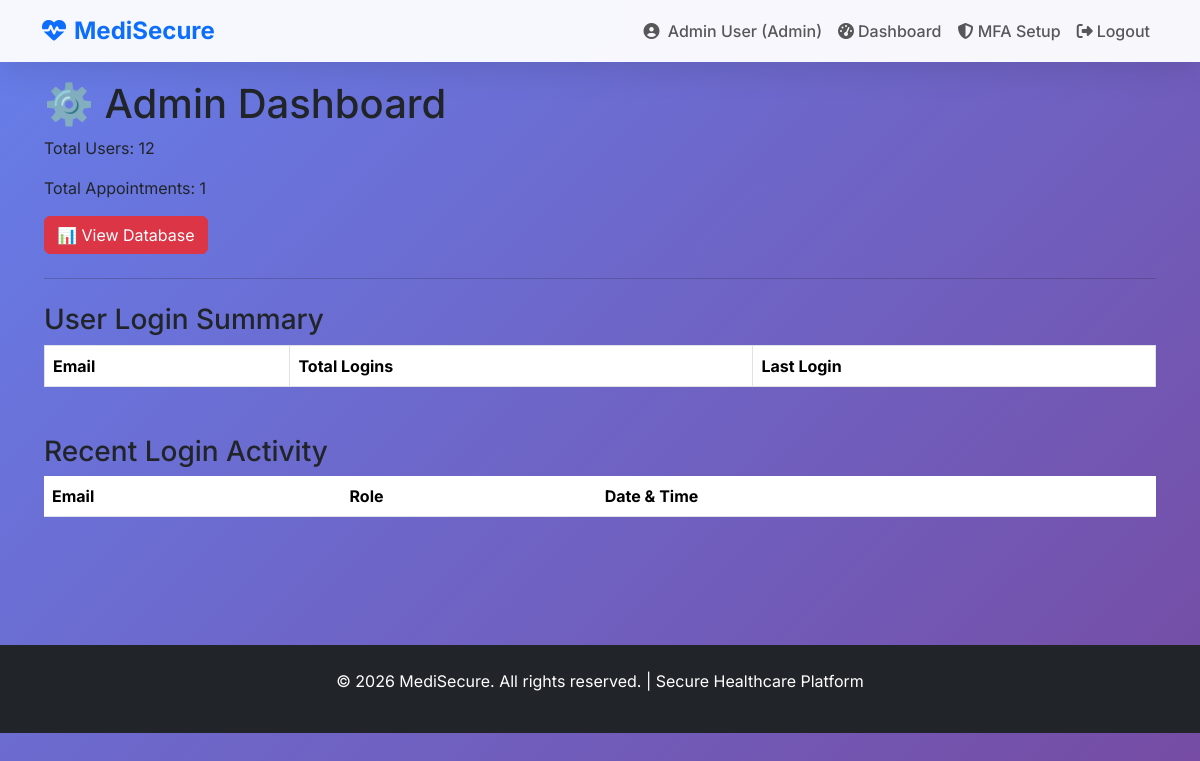
/admin/dashboard (signed in), run on an earlier commit of the app's database.
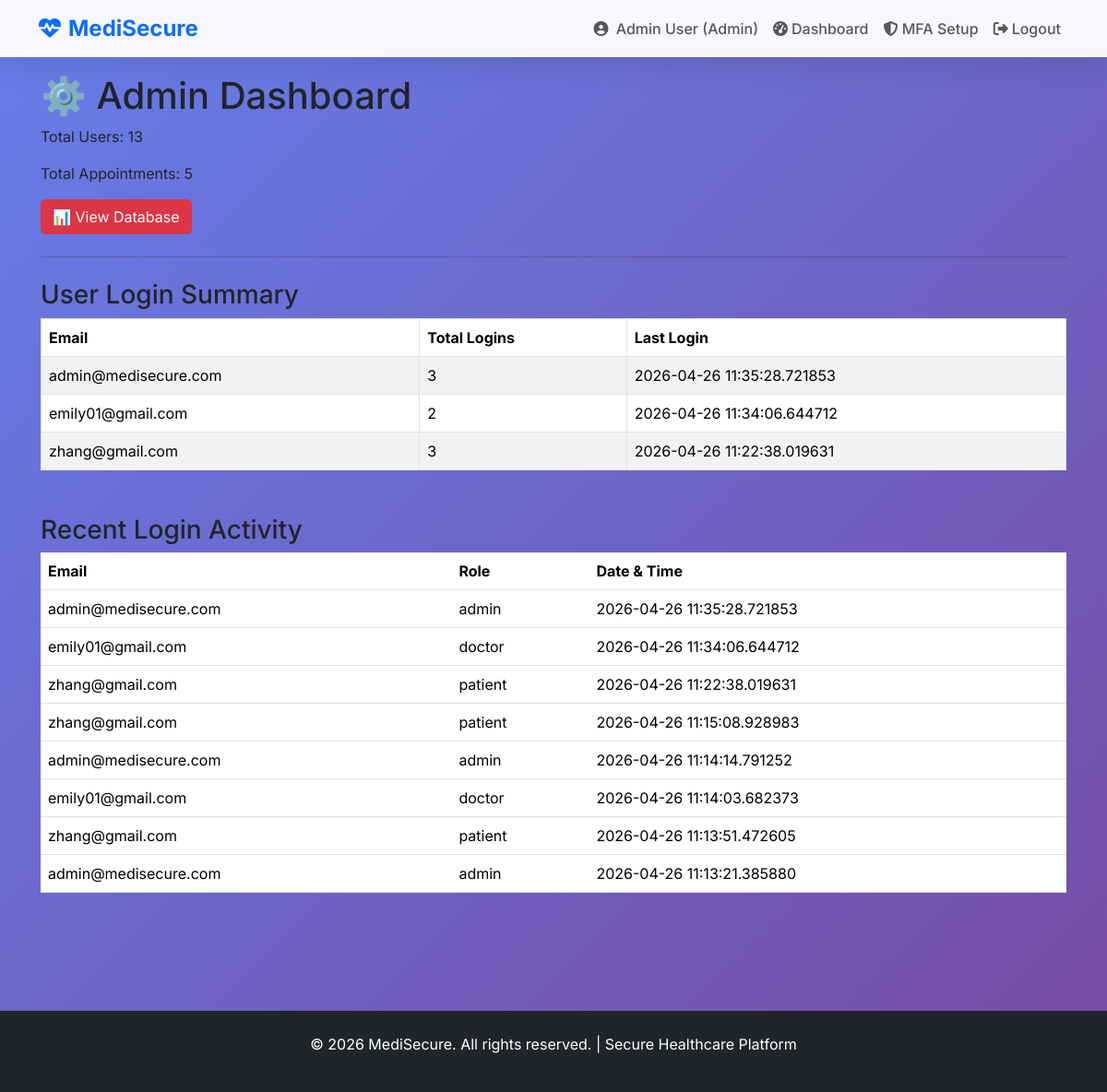
And on a later commit of the database.
### app.py (models this page shows)
class LoginActivity(db.Model):
    id = db.Column(db.Integer, primary_key=True)
    user_email = db.Column(db.String(120), nullable=False)
    role = db.Column(db.String(20), nullable=False)
    login_time = db.Column(db.DateTime, default=datetime.utcnow)

### app.py (the view)
@app.route('/admin/dashboard')
@login_required
def admin_dashboard():
    if current_user.role != 'admin':
        flash('Admin access only!', 'danger')
        return redirect(url_for('home'))
    users = User.query.all()
    appts_count = Appointment.query.count()
    login_logs = LoginActivity.query.order_by(LoginActivity.login_time.desc()).all()
    login_counts = db.session.query(
        LoginActivity.user_email,
        func.count(LoginActivity.id).label('total_logins'),
        func.max(LoginActivity.login_time).label('last_login')
    ).group_by(LoginActivity.user_email).all()
    return render_template(
        'admin_dashboard.html',
        users=users,
        appts_count=appts_count,
        login_logs=login_logs,
        login_counts=login_counts
    )

### app.py (called while the page is built)
@login_manager.user_loader
@login_manager.user_loader
def load_user(user_id):
    return User.query.get(int(user_id))

### templates/admin_dashboard.html (shortened to what this page needs)
{% extends "base.html" %}
{% block content %}
<div style="padding: 2rem;">
    <h1>⚙️ Admin Dashboard</h1>
    <p>Total Users: {{ users|length }}</p>
    <p>Total Appointments: {{ appts_count }}</p>
    <a href="{{ url_for('db_viewer') }}" class="btn btn-danger">📊 View Database</a>
    <hr class="my-4">
    <h3 class="mt-4">User Login Summary</h3>
    <table class="table table-bordered table-striped">
        <thead>
            <tr>
                <th>Email</th>
                <th>Total Logins</th>
                <th>Last Login</th>
            </tr>
        </thead>
        <tbody>
            {% for row in login_counts %}
            <tr>
                <td>{{ row.user_email }}</td>
                <td>{{ row.total_logins }}</td>
                <td>{{ row.last_login }}</td>
            </tr>
            {% endfor %}
        </tbody>
    </table>
    <h3 class="mt-5">Recent Login Activity</h3>
    <table class="table table-hover">
        <thead>
            <tr>
                <th>Email</th>
                <th>Role</th>
                <th>Date & Time</th>
            </tr>
        </thead>
        <tbody>
            {% for log in login_logs %}
            <tr>
                <td>{{ log.user_email }}</td>
                <td>{{ log.role }}</td>
                <td>{{ log.login_time }}</td>
            </tr>
            {% endfor %}
        </tbody>
    </table>
</div>
{% endblock %}

What changed in the data, as far as the page shows it:
added LoginActivity: user_email "admin@medisecure.com", total_logins "3", last_login "2026-04-26 11:35:28.721853", role "admin", login_time "2026-04-26 11:35:28.721853"
added LoginActivity: user_email "emily01@gmail.com", total_logins "2", last_login "2026-04-26 11:34:06.644712", role "doctor", login_time "2026-04-26 11:34:06.644712"
added LoginActivity: user_email "zhang@gmail.com", total_logins "3", last_login "2026-04-26 11:22:38.019631", role "patient", login_time "2026-04-26 11:22:38.019631"
added LoginActivity: user_email "zhang@gmail.com", role "patient", login_time "2026-04-26 11:15:08.928983", shown under "Recent Login Activity"
added LoginActivity: user_email "admin@medisecure.com", role "admin", login_time "2026-04-26 11:14:14.791252", shown under "Recent Login Activity"
added LoginActivity: user_email "emily01@gmail.com", role "doctor", login_time "2026-04-26 11:14:03.682373", shown under "Recent Login Activity"
added LoginActivity: user_email "zhang@gmail.com", role "patient", login_time "2026-04-26 11:13:51.472605", shown under "Recent Login Activity"
added LoginActivity: user_email "admin@medisecure.com", role "admin", login_time "2026-04-26 11:13:21.385880", shown under "Recent Login Activity"
Also different on the page:
{{ users|length }}: "12" → "13"
{{ appts_count }}: "1" → "5"
